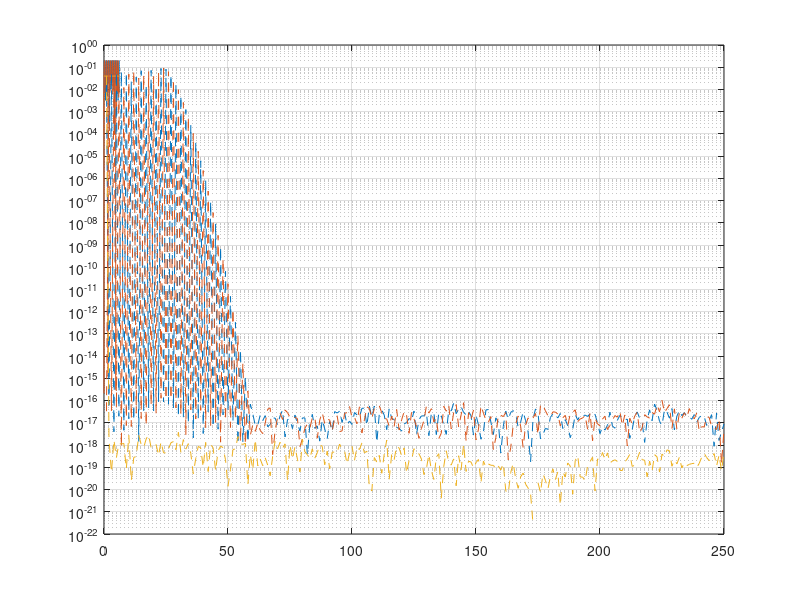

Reproduce this figure in MATLAB. (Note: this script raises an error after producing the figure.)
clc; close all; clear; mua=[];
%
% cd     '/people/gesla/Documents/git/mtb-work/sn-stab/sn-mod-noack';
%

% Noack system
np=520; %r=24; 
nt=250; 

mu=0.04; r=sqrt(mu); gm=1; %gamma
% mu=0.04+it*0.04; r=sqrt(mu); gm=1; %gamma
% mu=3/4; r=sqrt(mu); gm=1; %gamma
neq=3; %np=100; np=np+2;

%init
om1=8;
t=0:2*pi/(np-1):2*pi; u=r*cos(t*om1); v=r*sin(t*om1)/gm; w=r^2*ones(1,length(t));
T=2*pi/om1; x=u; y=v; z=w;

X=[x',y',z'];
%

 X1=X;
tch=cos(0:pi/(np*1-1):pi)'; tch1=tch;

%
tch=(tch+1)/2*t(end); X=interp1(t,X,tch); X=[r*cos(tch*om1),r*sin(tch*om1),r^2*ones(length(tch),1)]; 

y=X; v2=[y;flipud(y(2:end-1,:))]; z=real(fft(v2)./length(v2)); a=z; a(2:end,:)=2*a(2:end,:); %z are cheb coeffs
zcut=z*0; zcut([1:nt,end-nt+2:end],:)=z([1:nt,end-nt+2:end],:); ycut=ifft(zcut).*length(zcut); ycut=ycut(1:end/2+1,:);

%  plot(t,X1,'--'); hold on; set(gca,"ColorOrderIndex",1);
plot(tch,y,':'); hold on; set(gca,"ColorOrderIndex",1);
plot(tch,ycut,'-'); hold on; set(gca,"ColorOrderIndex",1);
fprintf("cheb init approx accuracy: %4.2e\n",norm(y-ycut,"fro"));
%
u=[reshape(real(a(1:nt,:).'),[3*nt,1])];
u(nt*3+1)=2*pi/t(end);
uinit=u;
% semilogy(abs(a(1:2:end,1)))

% % plot
% neq=3;
% xch=X*0;
% for i=0:nt-1
%     
%     xch(:,1)=xch(:,1)+u(i*neq+1).*cos(i*acos(tch1));
%     xch(:,2)=xch(:,2)+u(i*neq+2).*cos(i*acos(tch1));
%     xch(:,3)=xch(:,3)+u(i*neq+3).*cos(i*acos(tch1));
% end
% 
% plot(tch,xch,'o-'); hold on; set(gca,"ColorOrderIndex",1); %same as ycut
%
close all;
semilogy(abs(reshape(u(1:end-1),[3,nt])'),'--'); hold on; grid on;
%
% u=u*0; u(end-3)=1;
for i=1:15
[g,jac]=calculateRhsAndJac(3,nt,u,r,om1);

fprintf("it: %d \t norm(rhs): %4.2e\n",i,norm(g));

if(norm(g)<1e-12)
    break; 
end
u=u-jac\g;
%     u(4:6)'

end
semilogy(abs(reshape(u(1:end-1),[nt,3])));
% pause;
%%
[U,S,V]=svds(jac(1:end-1,1:end-1),5,'smallest');
% [U,S,V]=svds(jac(1:end,1:end),5,'smallest');


% second stability

nt2=nt;
% l3=zeros(3,nt2*2); l3(1,1:nt2)=ones(1,nt2)*2-mod([0:nt2-1],2)*4; l3(1,1)=1; l31=reshape(l3,[3*nt2*2,1])';
% l3=zeros(3,nt2*2); l3(2,1:nt2)=ones(1,nt2)*2-mod([0:nt2-1],2)*4; l3(2,1)=1; l32=reshape(l3,[3*nt2*2,1])';
% l3=zeros(3,nt2*2); l3(3,1:nt2)=ones(1,nt2)*2-mod([0:nt2-1],2)*4; l3(3,1)=1; l33=reshape(l3,[3*nt2*2,1])';

l3=zeros(3,nt2); l3(1,1:nt2)=ones(1,nt2); r31=reshape(l3,[3*nt2,1])';
l3=zeros(3,nt2); l3(2,1:nt2)=ones(1,nt2);  r32=reshape(l3,[3*nt2,1])';
l3=zeros(3,nt2); l3(3,1:nt2)=ones(1,nt2);  r33=reshape(l3,[3*nt2,1])';


jmod=full(jac(1:end-1,1:end-1));%-b*j2hm+b;
ind=nt*3+1-3;
% jmod(ind,:)=l31;
% jmod(ind+1,:)=l32;
% jmod(ind+2,:)=l33;

bmod=jmod*0;
bmod(ind,:)=r31;
bmod(ind+1,:)=r32;
bmod(ind+2,:)=r33;
%
[evc,evs]=eig(full(jmod),full(bmod)); evs=diag(evs); b=abs(evs)<Inf; evs=evs(b); evc=evc(:,b);

evsAnal=[0;(-1-sqrt(1-8*mu))/2;(-1+sqrt(1-8*mu))/2;];
flmult=exp(evsAnal*T);

fprintf("Result || \n");
fprintf("Analytical fl mult:\n");
disp(flmult');
fprintf("Numerical fl mult:\n");
flnum=1./(1-evs)';
disp(flnum);
save("flnum-"+num2str(nt)+".mat",'nt','flnum','flmult');
close all;
%% visu
close all;
up=u;
neq=3;
xch=X*0;
for i=0:nt-1    
    xch(:,1)=xch(:,1)+up(i*neq+1).*cos(i*acos(tch1));
    xch(:,2)=xch(:,2)+up(i*neq+2).*cos(i*acos(tch1));
    xch(:,3)=xch(:,3)+up(i*neq+3).*cos(i*acos(tch1));
end

% plot(tch,xch,'-'); hold on; set(gca,"ColorOrderIndex",1); %same as ycut
plot3(xch(:,1),xch(:,2),xch(:,3),'-'); hold on; plot3(xch(1,1),xch(1,2),xch(1,3),'>'); hold on; 
grid on; hold on;

%

% up=u+[V(:,5);0];
up=uinit;
neq=3;
xch=X*0;
for i=0:nt-1    
    xch(:,1)=xch(:,1)+up(i*neq+1).*cos(i*acos(tch1));
    xch(:,2)=xch(:,2)+up(i*neq+2).*cos(i*acos(tch1));
    xch(:,3)=xch(:,3)+up(i*neq+3).*cos(i*acos(tch1));
end

% plot(tch,xch,'-'); hold on; set(gca,"ColorOrderIndex",1); %same as ycut
plot3(xch(:,1),xch(:,2),xch(:,3),'-'); hold on; plot3(xch(1,1),xch(1,2),xch(1,3),'>'); hold on; 
grid on; hold on;

%% post conv
clc; clear; close all;
ll=importdata("list");
fl=[]; nt=[];
for i=1:length(ll)
    a=importdata(ll{i}); a2=a;
    nt=[nt;a.nt]; fl=[fl;sort(a.flnum)];
end

[a,b]=sort(nt); nt=nt(b); fl=fl(b,:);
%%
close all;
semilogy(nt,abs(fl-fl./fl.*sort(a2.flmult)'))
legend(num2str(sort(a2.flmult)))
